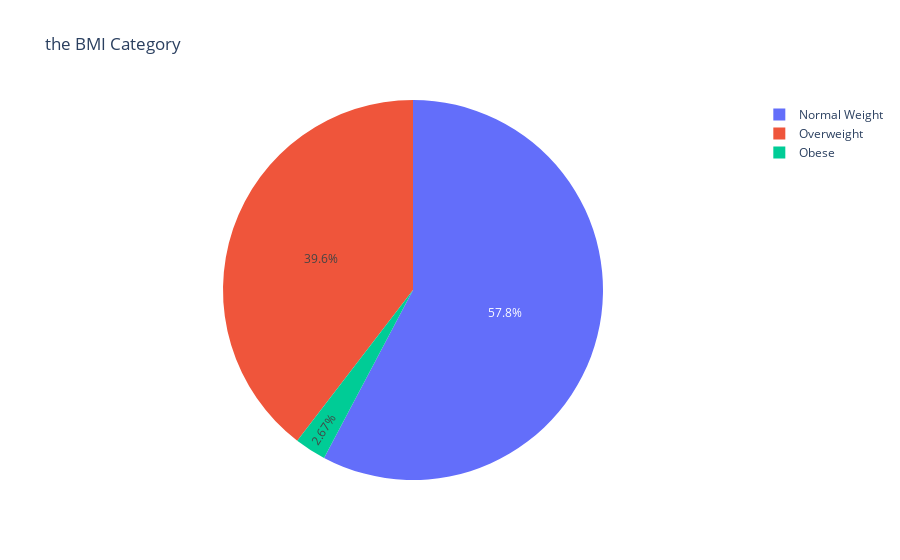

Notebook source saved alongside this figure:
### Code cell
fig=px.pie(BMI_Category_conteggio,values='count',names='BMI Category',title="the BMI Category")
fig.show()

### Figure 1 — Plotly figure (JSON) as saved in the notebook; plotly's stock layout.template omitted (floating-point values rounded to 4 significant figures)
{"data": [{"domain": {"x": [0, 1], "y": [0, 1]}, "hovertemplate": "BMI Category=%{label}<br>count=%{value}<extra></extra>", "labels": ["Normal Weight", "Overweight", "Obese"], "legendgroup": "", "name": "", "showlegend": true, "type": "pie", "values": [216, 148, 10]}], "layout": {"legend": {"tracegroupgap": 0}, "title": {"text": "the BMI Category"}}}
